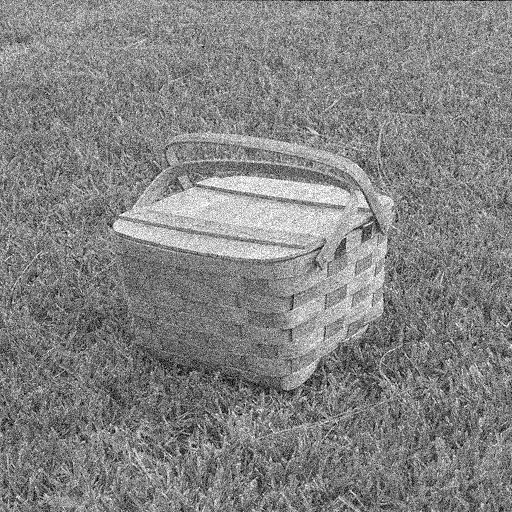
#> input picture Finding_edges/basket_noisy.png, 512 x 512 px
$ python Basket_noisy.py   (older library calls are emulated)
#> lines starting #> are read from the running program, lines starting #| are printed output that depends on the picture; after the words box and inside, x2 and y2 are one past the last pixel; in counts of white or black regions, pixels touching at a corner belong together
import cv2
import numpy as np
from matplotlib import pyplot as plt


#computing the Mean square error(MSE)
def mse(imageA, imageB):
    err = np.sum((imageA.astype("float") - imageB.astype("float")) ** 2) #formula as given in the book
    err /= float(imageA.shape[0] * imageA.shape[1])
    return err


def compare_images(imageA, imageB, title):
    # computing the mean squared error(MSE)
    m = mse(imageA, imageB)
    fig = plt.figure(title)
    plt.suptitle("MSE: %.2f" %(m))
    # show first image
    ax = fig.add_subplot(1, 2, 1)
    plt.imshow(imageA, cmap=plt.cm.gray)
    plt.axis("off")
    # show the second image
    ax = fig.add_subplot(1, 2, 2)
    plt.imshow(imageB, cmap=plt.cm.gray)
    plt.axis("off")
    # show the images
    plt.show()

# Reading images
img0 = cv2.imread('basket_noisy.png',0)
#> img0 is the input picture: shape (512, 512); min 0, max 255, mean 131.2
img1 = cv2.imread('gt.png',0)
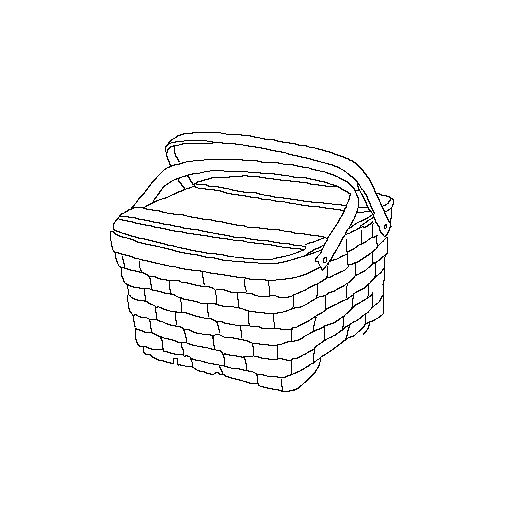
#> input picture Finding_edges/gt.png, 512 x 512 px
#> img1: shape (512, 512); 97.4% white; black in thin lines or dots, all inside (x1, y1, x2, y2) = (110, 132, 394, 392)

# remove noise
# convolving with proper kernels
# Gaussian filter
fin1 = cv2.GaussianBlur(img0,(5,5),0)
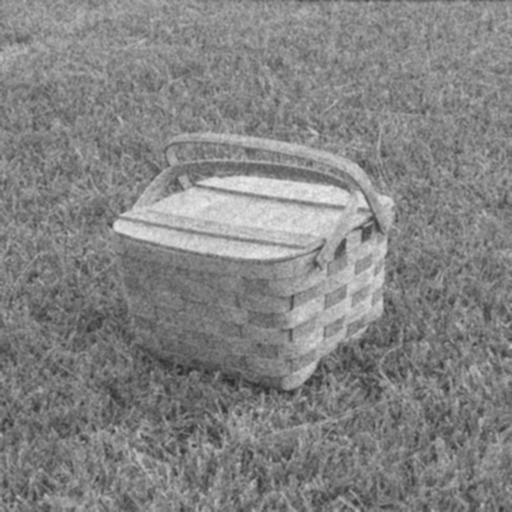
#> fin1: shape (512, 512); min 39, max 238, mean 131.2
cv2.imshow("Gaussian",fin1)

# bilateral filter
# fin1 = cv2.bilateralFilter(img0, 5, 75, 75)
# cv2.imshow("bilateral",fin1)

# Operators
# Laplacian operator
fin1 = cv2.Laplacian(fin1,cv2.CV_64F)
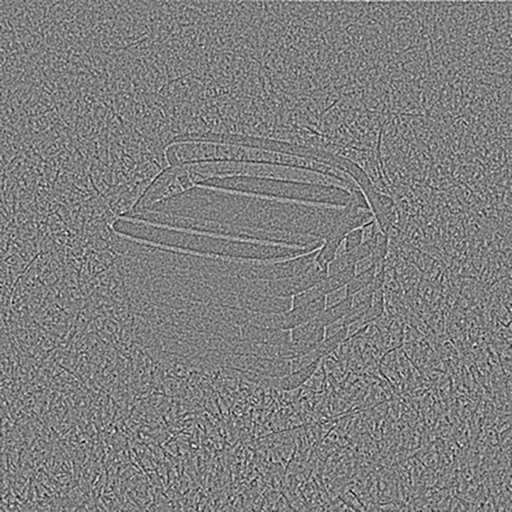
#> fin1: shape (512, 512) float64; min -59, max 59, mean 0; drawn with min black and max white

# Sobel x operator
# fin2 = cv2.Sobel(img0,cv2.CV_64F,1,0,ksize=5)  # x

# Sobel y filter
# fin3 = cv2.Sobel(img0,cv2.CV_64F, 0,1,ksize=3)  # y

# Canny operator
# fin4 = cv2.Canny(img0,100,200)

# Displaying the results after detcting edges
plt.subplot(1,2,1),plt.imshow(img0,cmap = 'gray')
plt.title('Original'), plt.xticks([]), plt.yticks([])
plt.subplot(1,2,2),plt.imshow(fin1,cmap = 'gray')
plt.title('Laplacian'), plt.xticks([]), plt.yticks([])
# [8 lines of commented-out code are left out]
ret, bw_img = cv2.threshold(fin1, 12,255,cv2.THRESH_BINARY_INV)
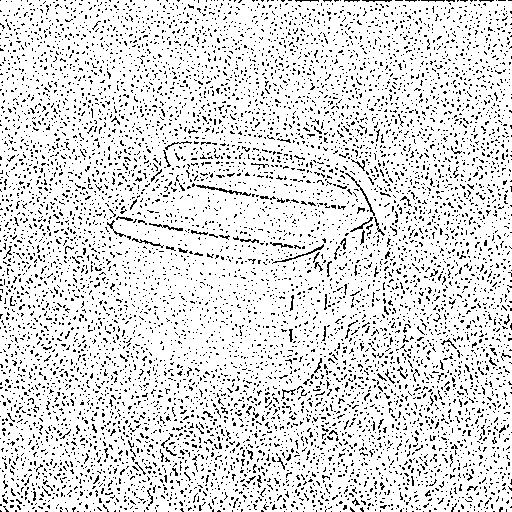
#> bw_img: shape (512, 512) float64; 86.9% white; black in thin lines or dots

# Comparing the images
compare_images(img1, bw_img, "comparision_with_noise")
#> in mse, `err = np.sum((imageA.astype("float") - imageB.astype("float")) ** 2)`: err = 2.54e+09
#> in mse, `err /= float(imageA.shape[0] * imageA.shape[1])`: err = 9681.9
plt.show()
# Displaying Binary Image
plt.imshow(bw_img, cmap=plt.cm.gray)
plt.axis("off")
plt.show()
